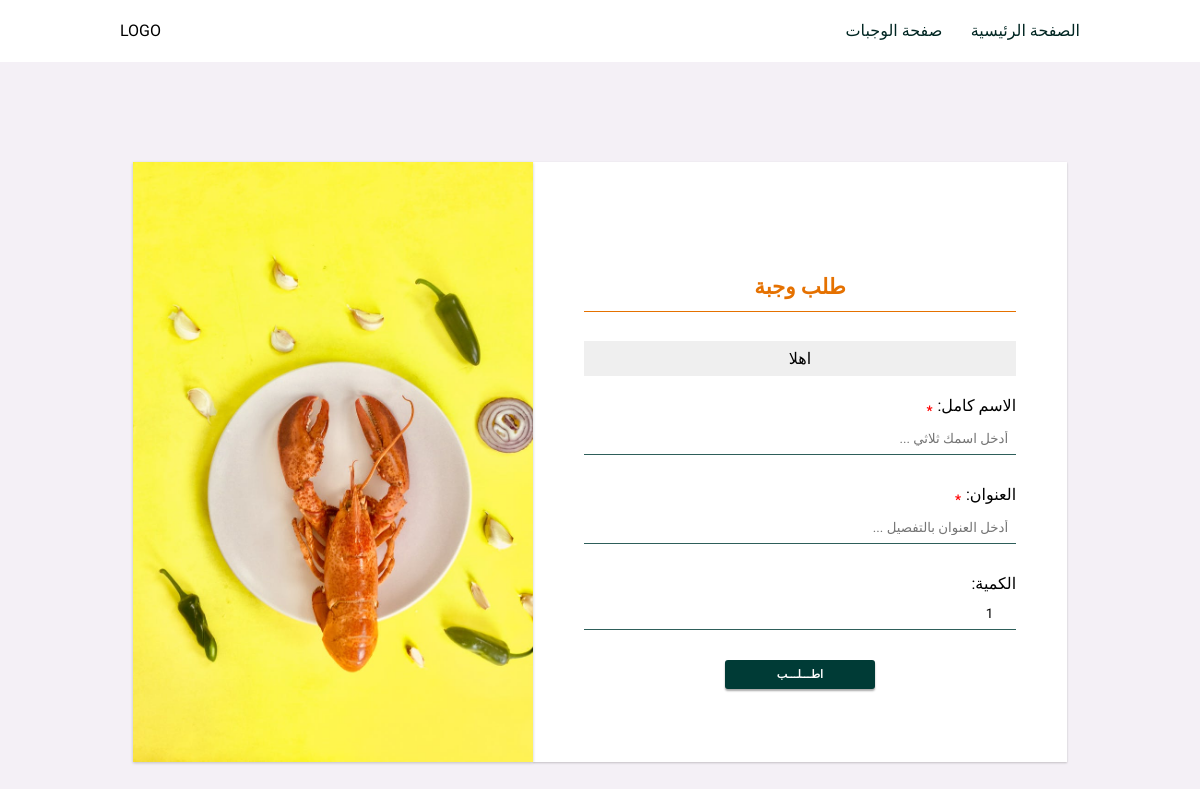
The page /meals/request/1 on the database as committed earlier.
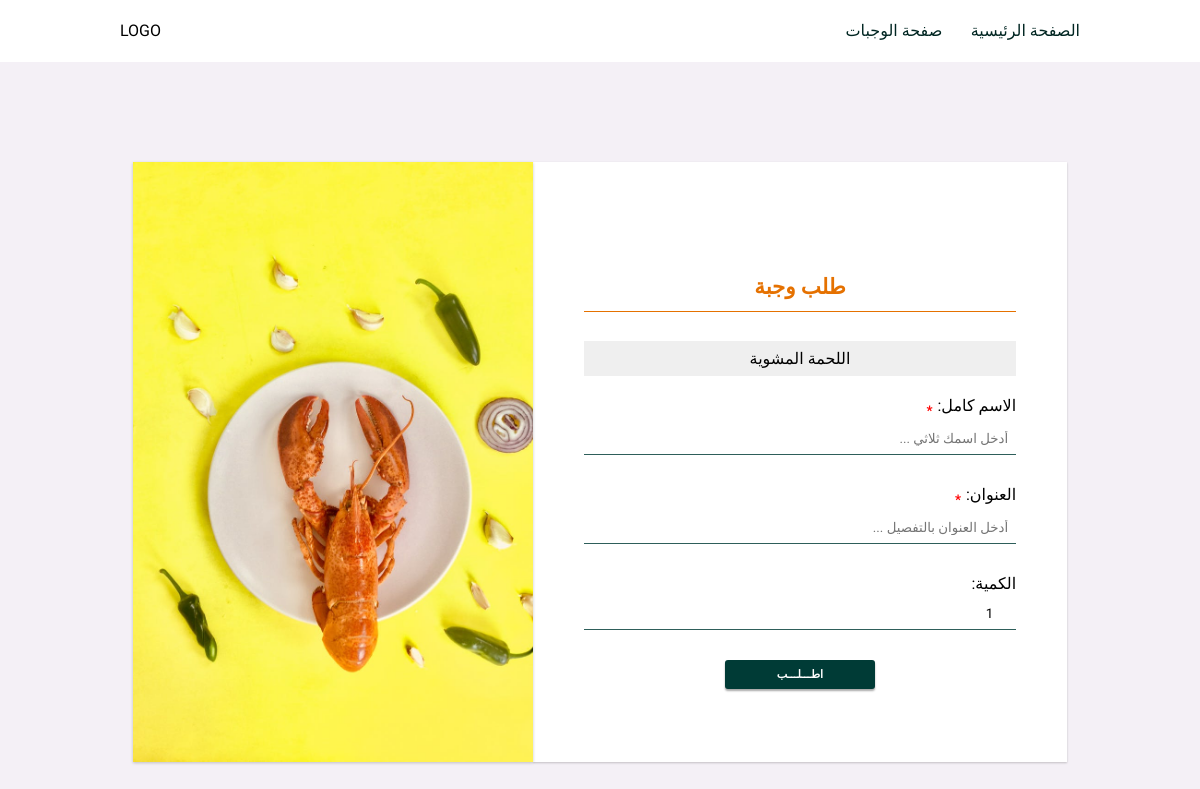
The same page on the database as committed later.
### main.py (models this page shows)
class Meals(db.Model):
    id = db.Column(db.Integer, primary_key=True, autoincrement=True)
    name = db.Column(db.String(50), nullable=False)
    desc = db.Column(db.Text)
    price = db.Column(db.Numeric(10, 2))
    requests = db.relationship('Requests', backref='meal')
    photo_id = db.Column(db.Integer, db.ForeignKey('photos.id'))

### main.py (the view)
@app.route('/meals/request/<int:id>', methods=["GET", "POST"])
def request_meal(id):
    if request.method == 'POST':
        request_id = o.add_request(name_user=request.form['name'], address=request.form['address'],
                      amount=request.form['amount'], meal=id)
        return redirect(url_for('request_done', id=request_id))
    elif request.method == 'GET':
        meal = o.get_meal_by_id(id)
        return render_template('request-meal.html', meal=meal)

### main.py (called while the page is built)
    def get_meal_by_id(self, id):
        return Meals.query.get(id)

### templates/request-meal.html (shortened to what this page needs)
<!DOCTYPE html>
<html lang="ar">
  <head>
    <link
      href="{{ url_for('static', filename='style/style.css') }}"
      rel="stylesheet"
    />
  </head>
  <body>
    <div id="request-meal">
      <header id="header">
        <p>LOGO</p>
        <nav class="header-nav">
          <a href="/">الصفحة الرئيسية</a>
          <a href="/meals">صفحة الوجبات</a>
        </nav>
      </header>
      <main class="main-container">
        <div>
          <div class="main-form-image">
            <img
              src="/static/images/assets/pexels-photo-1194431.jpeg"
              alt="form image"
            />
          </div>
          <form
            id="request-form"
            class="main-form"
            action="{{url_for('request_meal',id=meal.id)}}"
            method="POST"
          >
            <p class="form-header">طلب وجبة</p>
            <div class="input-container">
              <p class="request-meal-name">{{meal.name}}</p>
            </div>
            <div class="input-container">
              <label for="name"
                ><sub class="required">*</sub>:الاسم كامل
              </label>
              <input
                type="text"
                name="name"
                id="name"
                placeholder="... أدخل اسمك ثلاثي"
              />
            </div>
            <div class="input-container">
              <label for="address">
                <sub class="required">*</sub>:العنوان
              </label>
              <input
                type="text"
                name="address"
                id="address"
                placeholder="... أدخل العنوان بالتفصيل"
              />
            </div>
            <div class="input-container">
              <label for="amount"> :الكمية </label>
              <input
                type="number"
                name="amount"
                id="amount"
                min="1"
                value="1"
              />
            </div>
            <input
              type="submit"
              name="submit"
              id="submit"
              class="request-meal-submit form-btn"
              value="اطـــلـــب"
            />
          </form>
        </div>
      </main>
    </div>
  </body>
</html>

### static/style/style.css (style rules this page uses)
* { margin: 0; padding: 0; box-sizing: border-box; }
body { min-width: min-content; font-family: "Cairo", sans-serif; }
a { text-decoration: none; white-space: nowrap; }
input { font-family: "Cairo", sans-serif; }
#header { padding: 1.333rem 10%; display: flex; justify-content: space-between; background-color: white; }
#header .header-nav { display: flex; flex-direction: row-reverse; }
#header .header-nav a { margin-right: 1.777rem; color: #012622; }
#header .header-nav a:first-of-type { margin: 0; }
.main-container { padding: 4.209rem 10%; background: #f4f0f6; min-height: 100vh; display: flex; justify-content: center; align-items: center; }
.main-container > div { height: 600px; display: grid; grid-template-columns: 400px 533.3px; background: white; border-radius: 4px; }
.main-form-image { position: relative; width: 100%; display: flex; justify-content: center; overflow: hidden; background: white; box-shadow: 0 1px 3px #01040436; }
.main-form-image img { height: 100%; border-radius: 4px 0 0 4px; }
.required { margin-right: 5px; color: red; font-weight: bold; }
.main-form { padding: 1.777rem 3.157rem; display: flex; flex-direction: column; align-items: center; justify-content: center; background: white; box-shadow: 0 1px 2px #01040436; }
.main-form .input-container { width: 100%; display: flex; flex-direction: column; text-align: right; }
.main-form label { padding-bottom: 5px; }
.main-form input { margin-bottom: 1.881rem; padding: 8px; border: none; text-align: right; border-bottom: 1.1px solid #2e5e5a; outline: none; }
.main-form .form-header { margin: 1.777rem 3.157rem; width: 100%; height: 50px; color: #e57100; border-bottom: #e57100 solid 1.5px; text-align: center; line-height: 50px; font-size: 1.333rem; font-weight: 600; }
.main-form .input-container:first-of-type { margin-bottom: 20px; }
.main-form .form-btn { display: inline-block; margin: 0; padding: 8px; width: 150px; color: white; background: #003b36; border: none; border-radius: 3px; font-size: 0.7rem; font-weight: 600; box-shadow: 0 2px 2px #01040457; cursor: pointer; text-align: center; transition: opacity ease-in-out 300ms; }
.main-form .form-btn:last-child { margin-left: 0.75rem; }
#request-meal .form-btn { margin: 0; }
#request-meal .request-meal-name { padding: 8px; background: #efefef; text-align: center; }

Rows that differ between the two databases and show on the page:
changed Meals: name "اهلا" → "اللحمة المشوية"
